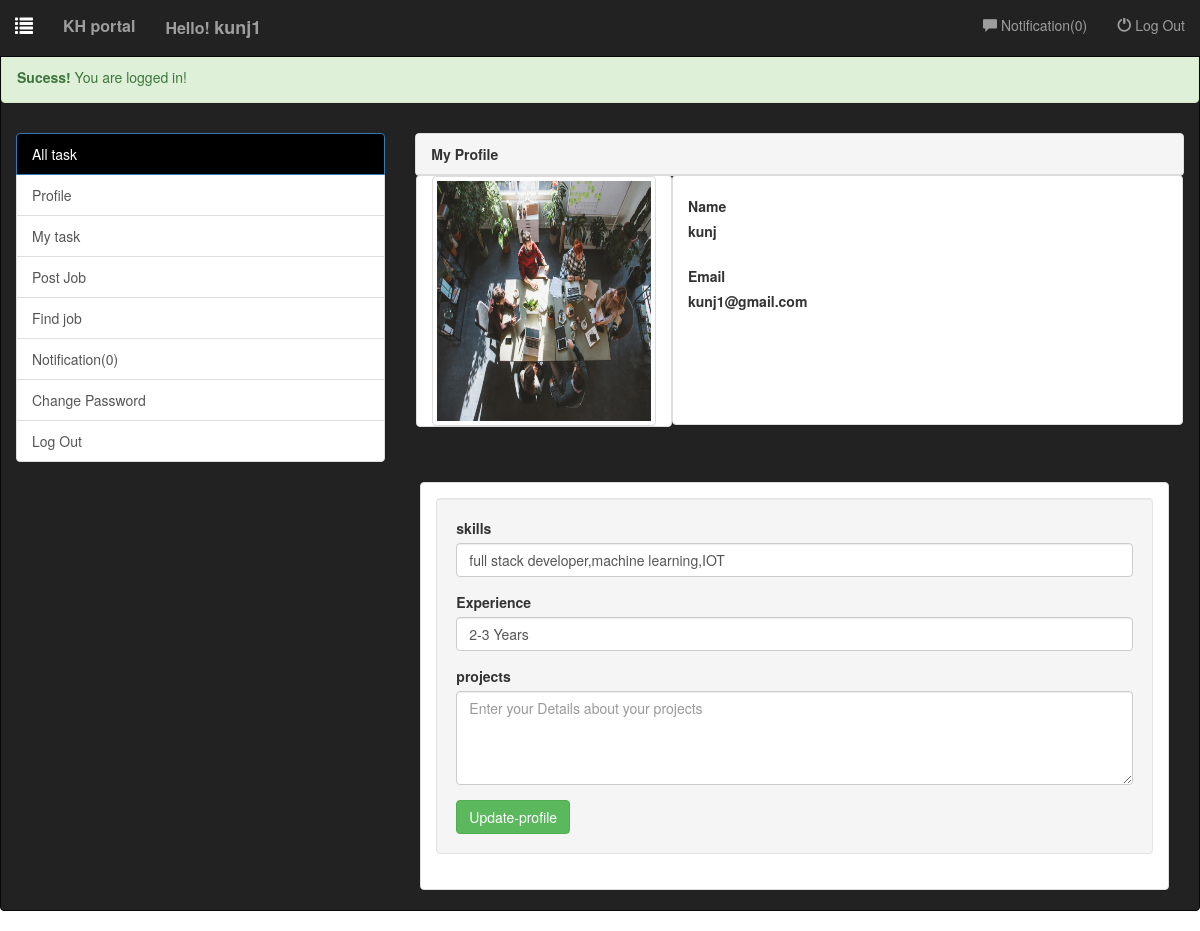
The page /profile.php (signed in) on the database its author committed.
### tables this page shows
CREATE TABLE `tbl_user` (
  `login_id` int(11) NOT NULL,
  `name` varchar(50) NOT NULL,
  `username` varchar(50) NOT NULL,
  `email` varchar(50) NOT NULL,
  `password` varchar(50) NOT NULL,
  `phone_number` varchar(50) NOT NULL,
  `skill` varchar(100) NOT NULL,
  `experience` varchar(50) NOT NULL,
  `project` varchar(100) NOT NULL
);

### lib/Session.php (called while the page is built, shortened)
<?php
	class Session
	{
		public static function get($key)
		{
			if (isset($_SESSION[$key]))
			{
				return $_SESSION[$key];
			}
			else
			{
				return false;
			}
		}
	}
 ?>

### lib/User.php (called while the page is built, shortened)
<?php
	include_once 'Session.php';
	include 'Database.php';
	class User
	{
		private $db;
		public function __construct()
		{
			$this->db = new Database();
		}
		public function getUserById($userid)
		{
			$sql = "SELECT * FROM tbl_user WHERE login_id =:id LIMIT 1";
			$query = $this->db->pdo->prepare($sql);
			$query->bindValue(':id', $userid);
			$query->execute();
			$result = $query->fetch(PDO::FETCH_OBJ);
			return $result;
		}
	}
?>

### lib/Database.php (called while the page is built)
<?php
	class Database
	{
		private $hostdb = "localhost";
		private $userdb = "root";
		private $passdb = "";
		private $namedb = "db_jobportal";
		public $pdo;
		public function __construct()
		{
			if (!isset($this->pdo))
		    {
				try {
						$link = new PDO("mysql:host=".$this->hostdb.";dbname=".$this->namedb,$this->userdb,$this->passdb);
						$link->setAttribute(PDO::ATTR_ERRMODE,PDO::ERRMODE_EXCEPTION);
						$link->exec("SET CHARACTER SET utf8");
						$this->pdo = $link;
					}
					catch (PDOException $e) {
						die("Failed to connect with database".$e->getMessage());
					}
			}
		}
	}
?>

### profile.php (the view, shortened to what this page needs)
<?php
      include 'lib/User.php';
      include 'inc/header.php';
?>
     <?php
        include 'inc/profileheader.php';
     ?>
     <?php
         $loginid =  Session::get("id");
     ?>
     <div class="col-lg-8"  style="margin-top: 10px">
       <div class="panel panel-default">
          <div class="panel-heading">
            <strong> My Profile</strong>
          </div>
          <div class='col-md-4 panel panel-default'>
              <img src="images/image1.jpg" style='width:400;height:250px'class='img img-thumbnail'>
          </div>
<?php
    $userdata = $user->getUserById($loginid);
    if ($userdata)
    {
?>
          <div class='col-md-8 panel panel-default' style='width:300;height:250px'><br/>
              <label> Name </label> <br/>
              <label> <?php echo $userdata->name; ?></label><br/><br/>
              <label> Email </label> <br/>
              <label> <?php echo $userdata->email; ?></label><br/><br/>
          </div>
        </div>
      </div>
    </div>
   </div>
    <div class="container-fluid">
      <div class="row" style="clear:both">
          <div class="col-lg-12">
            <div class="col-lg-4">
            </div>
            <div class="col-lg-8">
              <div class="panel panel-default">
                <div class="panel-body">
                  <div class="well">
                    <form action="" method="POST">
                          <div class="form-group">
                              <label for="skills">skills</label>
                              <input type="text" id="skill" name="skill" placeholder="java,php" value="<?php echo $userdata->skill; ?>" class="form-control"/>
                          </div>
                          <div class="form-group">
                              <label for="Experience">Experience</label>
                              <input type="text" id="experience" name="experience" placeholder="2-3Y" value="<?php echo $userdata->experience; ?>" class="form-control"/>
                          </div>
                           <div class="form-group">
                              <label for="projects">projects</label>
                              <textarea name="project" rows='4' cols="50"  placeholder="Enter your Details about your projects" value="<?php echo $userdata->project; ?>" class="form-control"></textarea>
                          </div>
                          <button class="btn btn-success" type="submit" name="update">Update-profile</button>
                       </form>
                   </div>
               </div>
            </div>
         </div>
<?php }?>
    <?php
       include 'inc/profilefooter.php';
     ?>

### rows shown on the page
tbl_user: name "kunj", email "kunj1@gmail.com", skill "full stack developer,machine learning,IOT", experience "2-3 Years", project "Enter your Details about your projects"

### other values the page prints
$loginmsg "Sucess! You are logged in!"
$username "kunj1"
$count "0"
